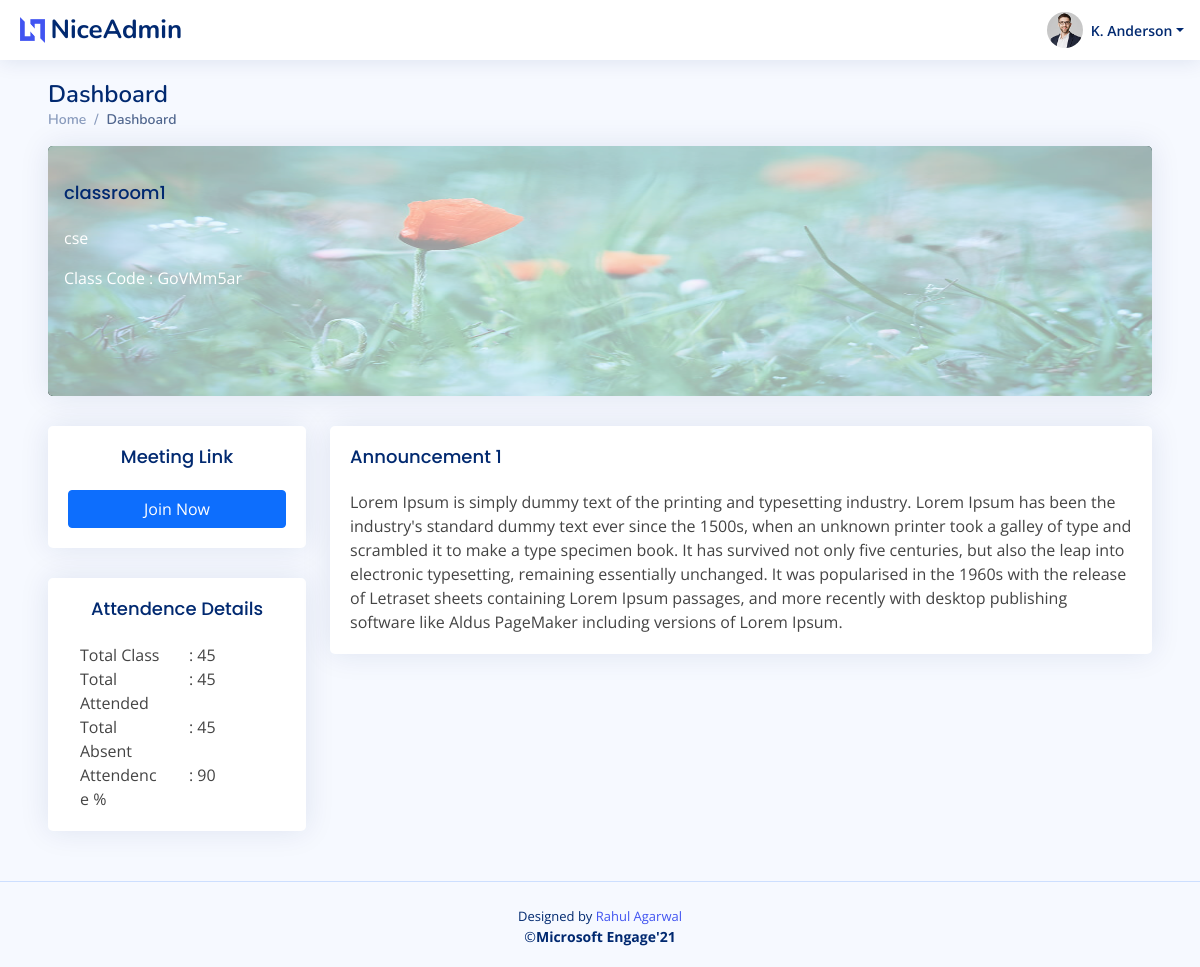
The app's page /student_subject/GoVMm5ar (signed in) with its own data.
### myapp/models.py (models this page shows, shortened)
class ClassRoom(models.Model):
    classId = models.CharField(max_length=10,primary_key=True)
    classname = models.CharField(max_length=50,null=False)
    classDepartment = models.CharField(max_length=50,null=False)
    academicYear = models.CharField(max_length=2,null=False)
    classLink = models.TextField(blank=False,null=True)
    classFacultyID = models.ForeignKey(FacultyDetails,on_delete=models.CASCADE)
    classFacultyName = models.CharField(max_length=100,null=False)
    classTimeTable = models.TextField(blank=False,null=True)
    classCreationTime = models.DateTimeField(default=datetime.now,null=True)

class Announcement(models.Model):
    announcementId = models.CharField(max_length=10,primary_key=True)
    classId = models.ForeignKey(ClassRoom,on_delete=models.CASCADE)
    announcementHeading = models.CharField(max_length=50,null=False)
    announcementDescription = models.TextField(blank=False,null=False)
    announcementCreationTime = models.DateTimeField(default=datetime.now,null=True)

### myapp/views.py (the view)
# urls.py: path('student_subject/<pk>',views.studentSubject,name='studentSubject'),
@login_required
def studentSubject(request,pk):
    if request.user.is_active and not request.user.is_staff and not request.user.is_superuser:
        id=pk
        classDetails = ClassRoom.objects.get(classId=id)
        announcements = Announcement.objects.filter(classId = id)
        context={
            'class' : classDetails,
            'announcements' : announcements,
        }
        return render(request,'student/studentSubject.html',context)
    else:
        return redirect('studentLogin')

### myapp/templates/student/studentSubject.html (shortened to what this page needs)
{% extends 'base.html' %}
{% block content %}
{% load static %}
  <header id="header" class="header fixed-top d-flex align-items-center">
    <div class="d-flex align-items-center justify-content-between">
      <a href="{% url 'studentDashboard' %}" class="logo d-flex align-items-center">
        <img src="assets/img/logo.png" alt="">
        <span class="d-none d-lg-block">NiceAdmin</span>
      </a>
    </div>
    <nav class="header-nav ms-auto">
      <ul class="d-flex align-items-center">
        <li class="nav-item dropdown pe-3">
          <a class="nav-link nav-profile d-flex align-items-center pe-0" href="#" data-bs-toggle="dropdown">
            <img src="assets/img/profile-img.jpg" alt="Profile" class="rounded-circle">
            <span class="d-none d-md-block dropdown-toggle ps-2">K. Anderson</span>
          </a>
        </li>
      </ul>
    </nav>
  </header>
  <main id="main" class="main px-5" >
    <div class="pagetitle">
      <h1>Dashboard</h1>
      <nav>
        <ol class="breadcrumb">
          <li class="breadcrumb-item"><a href="index.html">Home</a></li>
          <li class="breadcrumb-item active">Dashboard</li>
        </ol>
      </nav>
    </div>
    <section class="section dashboard">
      <div class="card bg-dark text-white">
          <img src="{% static 'images/slides-1.jpg' %}" class="card-img" style="height:250px;" alt="...">
          <div class="card-img-overlay">
            <h5 class="card-title">{{class.classname}}</h5>
            <p class="card-text">{{class.classDepartment}}</p>
            <p class="card-text">Class Code : {{class.classId}}</p>
          </div>
        </div>
      <div class="row">
        <div class="col-lg-3">
          <div class="card">
            <div class="card-body">
              <h5 class="card-title text-center">Meeting Link </h5>
              <div class="activity text-center">
                <button type="button" class="btn btn-primary col-sm-12" name="button">Join Now</button>
              </div>
            </div>
          </div>
          <div class="card">
            <div class="card-body">
              <div class="tab-pane fade show active profile-overview" id="profile-overview">
                  <h5 class="card-title text-center">Attendence Details</h5>
                  <div class="row mx-auto">
                    <div class="col-lg-6 col-md-4 label ">Total Class</div>
                    <div class="col-lg-6 col-md-8">: 45</div>
                    <div class="col-lg-6 col-md-4 label ">Total Attended</div>
                    <div class="col-lg-6 col-md-8">: 45</div>
                    <div class="col-lg-6 col-md-4 label ">Total Absent</div>
                    <div class="col-lg-6 col-md-8">: 45</div>
                    <div class="col-lg-6 col-md-4 label ">Attendence %</div>
                    <div class="col-lg-6 col-md-8">: 90</div>
                  </div>
                </div>
            </div>
          </div>
        </div>
            <div class="col-lg-9">
              <div class="row">
              {% if announcements %}
                {% for announcement in announcements %}
                  <div class="">
                     <div class="card">
                       <div class="card-body">
                         <h5 class="card-title">{{announcement.announcementHeading}}</h5>
                         {{announcement.announcementDescription}}
                       </div>
                     </div>
                  </div>
                {% endfor %}
              {% endif %}
              </div>
            </div>
      </div>
    </section>
  </main>
  {% include 'partials/_footer.html'%}
{% endblock %}

### static/css/style.css (style rules this page uses)
:root { scroll-behavior: smooth; }
body { font-family: "Open Sans", sans-serif; background: #f6f9ff; color: #444444; }
a { color: #4154f1; text-decoration: none; }
h1, h2, h3, h4, h5, h6 { font-family: "Nunito", sans-serif; }
#main { margin-top: 60px; padding: 20px 30px; transition: all 0.3s; }
.pagetitle { margin-bottom: 10px; }
.pagetitle h1 { font-size: 24px; margin-bottom: 0; font-weight: 600; color: #012970; }
.card { margin-bottom: 30px; border: none; border-radius: 5px; box-shadow: 0px 0 30px rgba(1, 41, 112, 0.1); overflow: hidden; }
.card-title { padding: 20px 0 15px 0; font-size: 18px; font-weight: 500; color: #012970; font-family: "Poppins", sans-serif; }
.card-body { padding: 0 20px 20px 20px; }
.card-img-overlay { background-color: rgba(255, 255, 255, 0.6); }
.breadcrumb { font-size: 14px; font-family: "Nunito", sans-serif; color: #899bbd; font-weight: 600; }
.breadcrumb a { color: #899bbd; transition: 0.3s; }
.breadcrumb .breadcrumb-item::before { color: #899bbd; }
.breadcrumb .active { color: #51678f; font-weight: 600; }
.logo { line-height: 1; }
@media (min-width: 1200px) { .logo { width: 280px; } }
.logo img { max-height: 26px; margin-right: 6px; }
.logo span { font-size: 26px; font-weight: 700; color: #012970; font-family: "Nunito", sans-serif; }
.header { transition: all 0.5s; z-index: 997; height: 60px; box-shadow: 0px 2px 20px rgba(1, 41, 112, 0.1); background-color: #fff; padding-left: 20px; }
.header-nav ul { list-style: none; }
.header-nav > ul { margin: 0; padding: 0; }
.header-nav .nav-profile { color: #012970; }
.header-nav .nav-profile img { max-height: 36px; }
.header-nav .nav-profile span { font-size: 14px; font-weight: 600; }
@media (min-width: 1200px) { #main, #footer { margin-left: 0px; } }
.dashboard .activity { font-size: 14px; }

### records on screen
ClassRoom: classname "classroom1", classDepartment "cse", classId "GoVMm5ar"
Announcement: announcementHeading "Announcement 1", announcementDescription "Lorem Ipsum is simply dummy text of the printing and typesetting industry. Lorem Ipsum has been the industry's standard dummy text ever since the 1500s, when an unknown printer took a galley of type and scrambled it to make a type specimen book. It has survived not only five centuries, but also the leap into electronic typesetting, remaining essentially unchanged. It was popularised in the 1960s with the release of Letraset sheets containing Lorem Ipsum passages, and more recently with desktop publishing software like Aldus PageMaker including versions of Lorem Ipsum."
